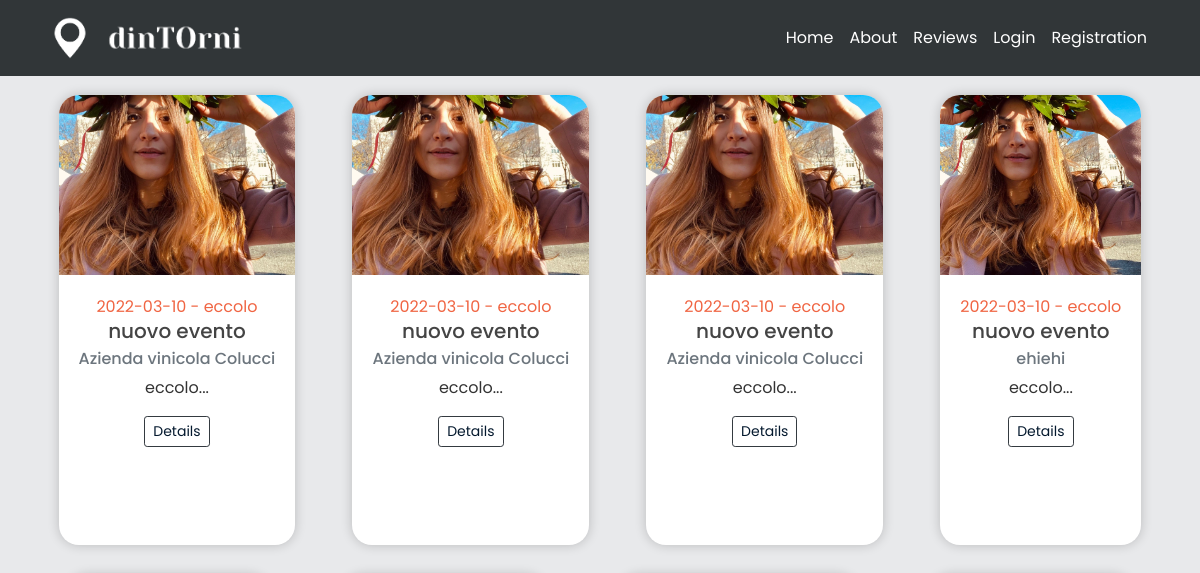
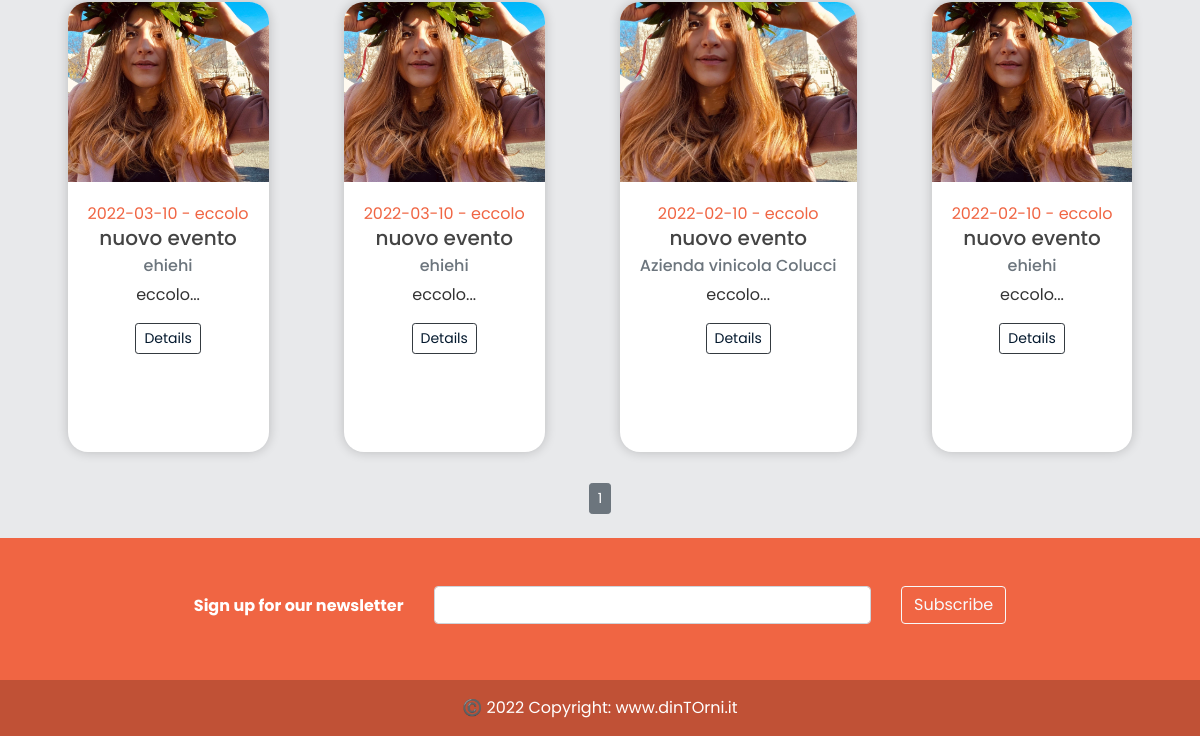
/home, run on an earlier commit of the app's database (2 pictures, top to bottom).
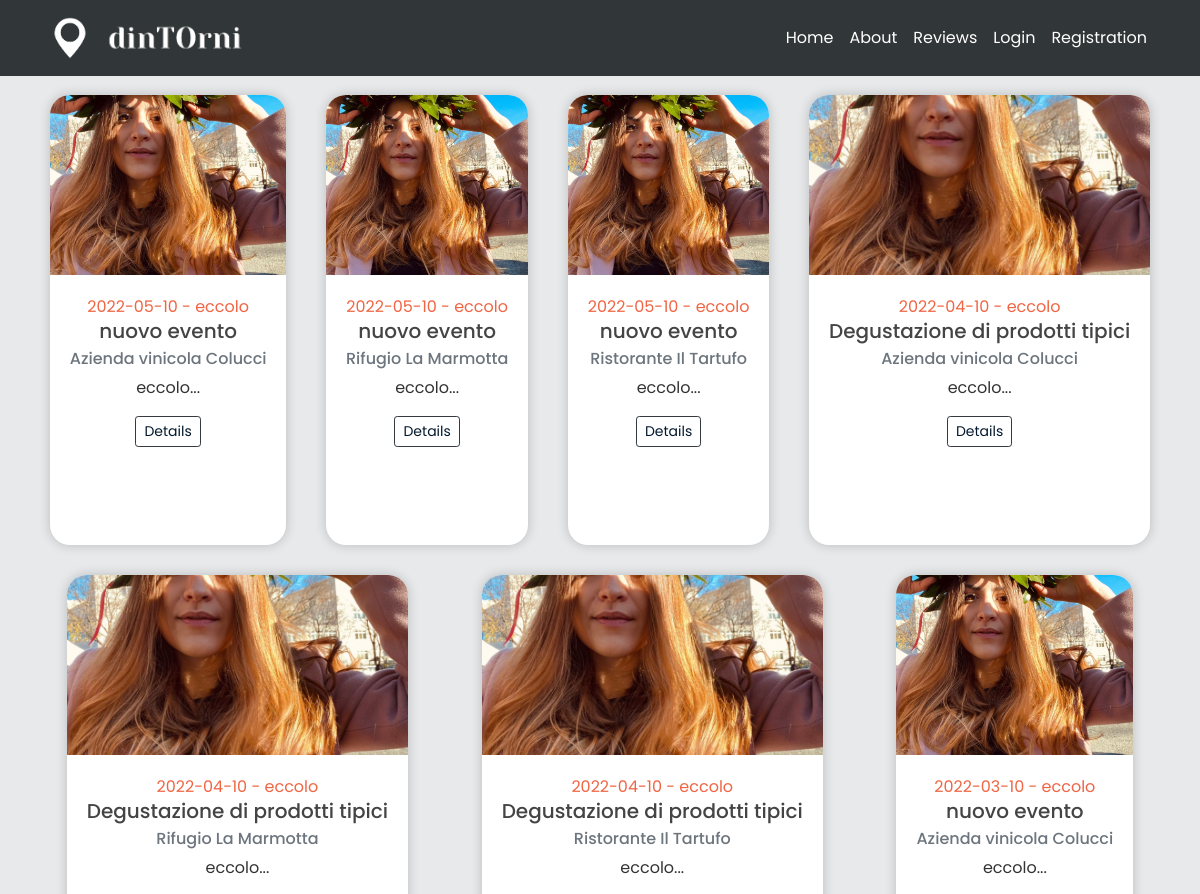
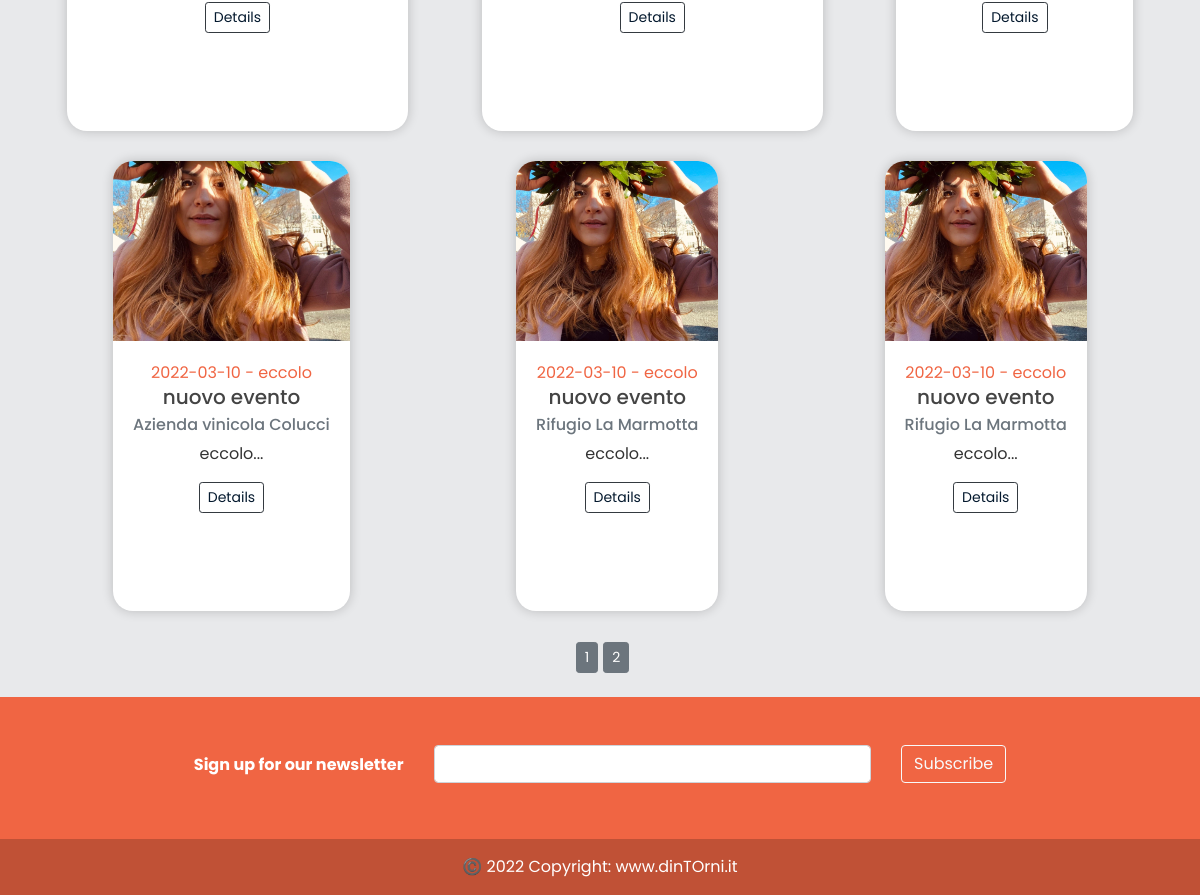
And on a later commit of the database (2 pictures, top to bottom).
### models.py (models this page shows, shortened)
class Event(db.Model):
    id = db.Column(db.Integer, primary_key=True)
    title = db.Column(db.String(100), nullable=False)
    date_event = db.Column(db.Date, nullable=False)
    location = db.Column(db.Text, nullable=False)
    price = db.Column(db.Float, nullable = True)
    equipment = db.Column(db.Text,  nullable=True)
    min_users = db.Column(db.Integer,  nullable=True)
    date_posted = db.Column(db.DateTime,
                            default=datetime.utcnow())  # default è listante corrente in cui posto
    content = db.Column(db.Text,  nullable=False)
    weaknesses = db.Column(db.Text,  nullable=True)
    image_event1 = db.Column(db.String(20), nullable=False, default='default.jpg')
    image_event2 = db.Column(db.String(20), nullable=False, default='default.jpg')
    image_event3 = db.Column(db.String(20), nullable=False, default='default.jpg')
    business_id = db.Column(db.Integer, db.ForeignKey('business.id'))  # db integer, è una chiave devo specificare la relazi

class User(db.Model, UserMixin):
    _tablename__ = 'user'
    id = db.Column(db.Integer, primary_key=True)
    email = db.Column(db.String(120), unique=True, nullable=False)
    image_file = db.Column(db.String(20), nullable=False, default='default.jpg')
    password = db.Column(db.String(60), nullable=False)
    telephone = db.Column(db.Integer(), nullable=False)
    type= db.Column(db.String(20))
    __mapper_args__={
        'polymorphic_identity': 'user',
        'polymorphic_on': type
    }

class Business(User, db.Model):
    _tablename__ = 'business'
    id = db.Column(db.Integer, db.ForeignKey('user.id'), primary_key=True)
    name = db.Column(db.String(20), unique=True, nullable=False)
    vat_number = db.Column(db.Integer())#rimettere i nullable
    city = db.Column(db.String(20))
    address = db.Column(db.String(30))
    events = db.relationship('Event', backref='creator', lazy=True)
    __mapper_args__ = {
        'polymorphic_identity': 'business',
    }

### app/main/routes.py (the view)
@main.route("/")
@main.route("/home")
def home():
    page = request.args.get('page', 1, type=int)
    events = Event.query.order_by(Event.date_event.desc()).paginate(page=page, per_page=10)
    return render_template('home.html', events = events)

### app/templates/home.html (shortened to what this page needs)
{% extends "layout.html" %}
{% block content %}
<div class="card-group" >
    <div class="row justify-content-around">
    {% for event in events.items %}
      <div class="card" id="card_home" style="margin: 15px;">
        <img class="card-img-top" style="width: 100%; !important; height: 15vw; !important; object-fit: cover;" src="{{ url_for('static', filename='events_pics/' + event.image_event1) }}" alt="Event image">
        <div class="card-body align-center">
            <p class="card-text text-center mb-0" style="color: #F06543">{{ event.date_event }} - {{ event.location }}</p>
                <h5 class="card-title text-center mt-0">{{ event.title }}</h5>
            <h6 class="card-subtitle mb-2 text-muted text-center" href="{{ url_for('users.user_events', name=event.creator.name) }}">{{ event.creator.name }}</h6>
            <p class="card-text text-center mb-3">{{ event.content[:35] + "..." }}</p>
            <div class="col text-center mb-0 mt-3">
                  <a href="{{ url_for('events.event', event_id=event.id) }}" class="btn btn-outline-dark btn-sm mb-0" style="color: #04192E">Details</a>
            </div>
        </div>
      </div>
    {% endfor %}
    </div>
</div>
    <div class="container fill d-flex justify-content-center mt-3">
    {% for page_num in events.iter_pages(left_edge=1, right_edge=1, left_current=1, right_current=2) %}
        {% if page_num %}
            {% if events.page == page_num %}
                <a class="btn btn-secondary btn-sm mb-4" style="margin-right: 5px; margin-left: 5px" href="{{ url_for('main.home', page=page_num) }}">{{ page_num }}</a>
            {% else %}
                <a class="btn btn-secondary btn-sm mb-4" href="{{ url_for('main.home', page=page_num) }}">{{ page_num }}</a>
            {% endif %}
        {% endif %}
    {% endfor %}
    </div>
{% endblock content %}

### app/templates/layout.html (shortened to what this page needs)
<!DOCTYPE html>
<html>
<head>
    <link rel="stylesheet" href="https://maxcdn.bootstrapcdn.com/bootstrap/4.0.0/css/bootstrap.min.css">
    <link rel="stylesheet" type="text/css" href="{{ url_for('static', filename='main.css') }}">
    <link rel='stylesheet' href='https://cdnjs.cloudflare.com/ajax/libs/font-awesome/5.15.1/css/all.min.css'>
</head>
<body style="background-color: #E8E9EB;" >
    <header class="site-header">
      <nav class="navbar navbar-expand-md navbar-light text-color:white fixed-top" style="background-color:#313638;">
        <div class="container">
          <a class="navbar-brand mr-4 text-white" href="/">
              <img style="max-width:50px;" src="{{ url_for('static', filename='img/' + 'icon_w.png') }}">
              <img style="max-width:150px;" src="{{ url_for('static', filename='img/' + 'nome_w_nobg.png') }}">
          </a>
          <div class="collapse navbar-collapse" id="navbarToggle">
            <div class="navbar-nav ml-auto ms-auto">
                <a class="nav-item nav-link text-white" href="{{ url_for('main.home') }}">Home</a>
                <a class="nav-item nav-link text-white" href="{{ url_for('main.about') }}">About</a>
                <a class="nav-item nav-link text-white" href="{{ url_for('posts.reviews') }}">Reviews</a>
            {%  if current_user.is_authenticated %}
                <a class="nav-item nav-link text-white " href="{{ url_for('users.logout') }}">Logout</a>
            {% else %}
                 <a class="nav-item nav-link text-white" href="{{ url_for('users.login') }}">Login</a>
                <a class="nav-item nav-link text-white"  href="{{ url_for('users.general') }}">Registration</a>
            {% endif %}
               </div>
          </div>
        </div>
      </nav>
    </header>
    <main role="main" class="container" >
      <div class="row">
        <div class="col-lg-12">
          {% block content %}{% endblock %}
        </div>
      </div>
    </main>
<footer class="text-center text-white" style="background-color: #F06543;">
  <div class="container p-4 pb-0" style="">
    <section class="mt-2 mb-0 pt-2 pb-2">
      <form action="">
        <div class="row d-flex mt-1 pt-1 mb-0 justify-content-center" style="margin-top: 10px; margin-bottom: 10px">
          <div class="col-auto">
            <p class="pt-2">
              <strong>Sign up for our newsletter</strong>
            </p>
          </div>
          <div class="col-md-5 col-12">
            <div class="form-outline form-white mb-4">
              <input type="email" id="form5Example29" class="form-control" />
            </div>
          </div>
          <div class="col-auto">
            <button type="submit" class="btn btn-outline-light mb-4">
              Subscribe
            </button>
          </div>
        </div>
      </form>
    </section>
  </div>
  <div class="text-center p-3" style="background-color: rgba(0, 0, 0, 0.2);">
    ©️ 2022 Copyright:
    <a class="text-white" href="{{ url_for('main.home') }}"> www.dinTOrni.it</a>
  </div>
</footer>
</body>
</html>

### app/static/main.css (style rules this page uses)
body { background: #fafafa; color: #333333; margin-top: 5rem; }
h1, h2, h3, h4, h5, h6 { color: #444444; }
.site-header .navbar-nav .nav-link { color: #cbd5db; }
.card { border: none; transition: all 500ms cubic-bezier(0.19, 1, 0.22, 1); overflow: hidden; border-radius: 20px; min-height: 450px; box-shadow: 0 0 12px 0 rgba(0, 0, 0, 0.2); }
.card .card-body { transition: all 500ms cubic-bezier(0.19, 1, 0.22, 1); }
.align-center { text-align: center; }
img { border: 0; }
img { max-width: 100%; }
img { vertical-align: middle; border-style: none; }
*, body { font-family: "Poppins", sans-serif; }
a { color: #F06543; }
.text-center { text-align: center !important; }
.d-flex { display: -ms-flexbox !important; display: flex !important; }

What changed in the data, as far as the page shows it:
changed Event (number 1 of 10 on the later page): date_event "2022-02-10" → "2022-05-10"; moves up the list
changed Event (number 2 of 10 on the later page): date_event "2022-02-10" → "2022-05-10"; creator.name "ehiehi" → "Rifugio La Marmotta"; moves up the list
added Event: image_event1 (placeholder picture), date_event "2022-05-10", location "eccolo", title "nuovo evento", creator.name "Ristorante Il Tartufo", content "eccolo..."
changed Event (number 4 of 10 on the later page): date_event "2022-03-10" → "2022-04-10"; title "nuovo evento" → "Degustazione di prodotti tipici"
changed Event (number 5 of 10 on the later page): date_event "2022-03-10" → "2022-04-10"; title "nuovo evento" → "Degustazione di prodotti tipici"; creator.name "ehiehi" → "Rifugio La Marmotta"; moves down the list
added Event: image_event1 (placeholder picture), date_event "2022-04-10", location "eccolo", title "Degustazione di prodotti tipici", creator.name "Ristorante Il Tartufo", content "eccolo..."
changed Event (number 9 of 10 on the later page): creator.name "ehiehi" → "Rifugio La Marmotta"
changed Event (number 10 of 10 on the later page): creator.name "ehiehi" → "Rifugio La Marmotta"
Also different on the page:
new list line: "2"
